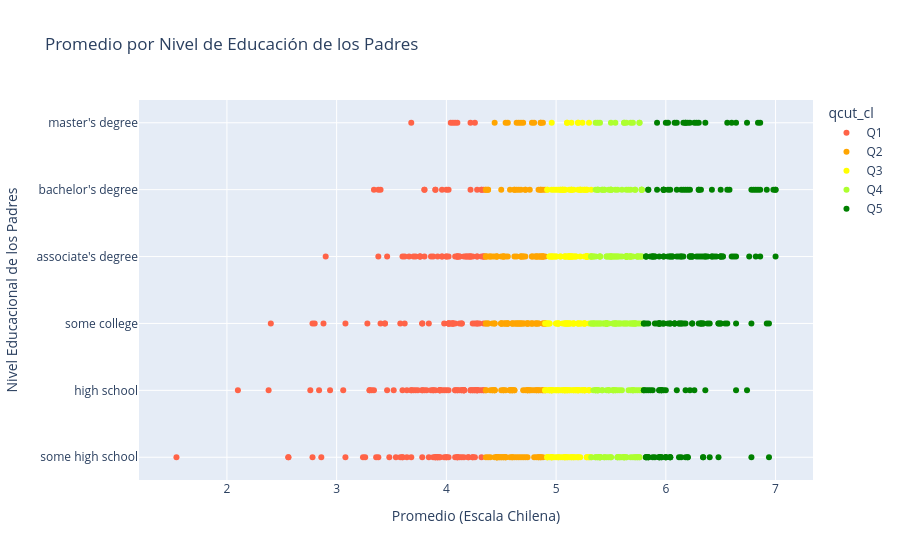

The cell this chart's notebook holds for it:
### Markdown cell above
```
Las categorías generadas por qcut representan cuantiles, en los cuales cada grupo tiene aproximadamente el mismo número de estudiantes, esto a su vez genera que los rangos de las notas para cada cuantil varien entre sí.

Por otro lado, cut simplemente divide por rangos fijos o umbrales definidos, sin considerar la distribución de las notas.
```

### Code cell
# Código para graficar
# Nota: asegúrese de que la columna qcut_cl esté creada antes de ejecutar esto

fig = px.scatter(
    df_cleaned.sort_values(by="mean_cl"),
    x="mean_cl",
    y="parental_level_of_education",
    hover_data=["gender"],
    color="qcut_cl",
    title="Promedio por Nivel de Educación de los Padres",
    labels={"mean_cl": "Promedio (Escala Chilena)", "parental_level_of_education": "Nivel Educacional de los Padres"},
    color_discrete_sequence=["tomato", "orange", "yellow", "greenyellow", "green"],
)

fig.show()

### Figure 1 — Plotly figure (JSON) as saved in the notebook; plotly's stock layout.template omitted (floating-point values rounded to 4 significant figures; data arrays with more than 128 entries replaced by an {"elided": "..."} marker saying what was removed)
{"data": [{"customdata": {"elided": "205x1 str values"}, "hovertemplate": "qcut_cl=Q1<br>Promedio (Escala Chilena)=%{x}<br>Nivel Educacional de los Padres=%{y}<br>gender=%{customdata[0]}<extra></extra>", "legendgroup": "Q1", "marker": {"color": "tomato", "symbol": "circle"}, "mode": "markers", "name": "Q1", "orientation": "h", "showlegend": true, "type": "scatter", "x": {"elided": "205 float values"}, "xaxis": "x", "y": {"elided": "205 str values"}, "yaxis": "y"}, {"customdata": {"elided": "200x1 str values"}, "hovertemplate": "qcut_cl=Q2<br>Promedio (Escala Chilena)=%{x}<br>Nivel Educacional de los Padres=%{y}<br>gender=%{customdata[0]}<extra></extra>", "legendgroup": "Q2", "marker": {"color": "orange", "symbol": "circle"}, "mode": "markers", "name": "Q2", "orientation": "h", "showlegend": true, "type": "scatter", "x": {"elided": "200 float values"}, "xaxis": "x", "y": {"elided": "200 str values"}, "yaxis": "y"}, {"customdata": {"elided": "195x1 str values"}, "hovertemplate": "qcut_cl=Q3<br>Promedio (Escala Chilena)=%{x}<br>Nivel Educacional de los Padres=%{y}<br>gender=%{customdata[0]}<extra></extra>", "legendgroup": "Q3", "marker": {"color": "yellow", "symbol": "circle"}, "mode": "markers", "name": "Q3", "orientation": "h", "showlegend": true, "type": "scatter", "x": {"elided": "195 float values"}, "xaxis": "x", "y": {"elided": "195 str values"}, "yaxis": "y"}, {"customdata": {"elided": "202x1 str values"}, "hovertemplate": "qcut_cl=Q4<br>Promedio (Escala Chilena)=%{x}<br>Nivel Educacional de los Padres=%{y}<br>gender=%{customdata[0]}<extra></extra>", "legendgroup": "Q4", "marker": {"color": "greenyellow", "symbol": "circle"}, "mode": "markers", "name": "Q4", "orientation": "h", "showlegend": true, "type": "scatter", "x": {"elided": "202 float values"}, "xaxis": "x", "y": {"elided": "202 str values"}, "yaxis": "y"}, {"customdata": {"elided": "198x1 str values"}, "hovertemplate": "qcut_cl=Q5<br>Promedio (Escala Chilena)=%{x}<br>Nivel Educacional de los Padres=%{y}<br>gender=%{customdata[0]}<extra></extra>", "legendgroup": "Q5", "marker": {"color": "green", "symbol": "circle"}, "mode": "markers", "name": "Q5", "orientation": "h", "showlegend": true, "type": "scatter", "x": {"elided": "198 float values"}, "xaxis": "x", "y": {"elided": "198 str values"}, "yaxis": "y"}], "layout": {"legend": {"title": {"text": "qcut_cl"}, "tracegroupgap": 0}, "title": {"text": "Promedio por Nivel de Educación de los Padres"}, "xaxis": {"anchor": "y", "domain": [0, 1], "title": {"text": "Promedio (Escala Chilena)"}}, "yaxis": {"anchor": "x", "domain": [0, 1], "title": {"text": "Nivel Educacional de los Padres"}}}}
